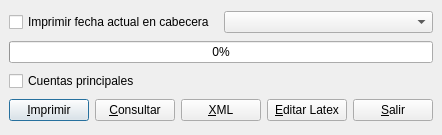
<?xml version="1.0" encoding="UTF-8"?>
<ui version="4.0">
 <author>José Manuel Díez Botella</author>
 <class>diarioresumen</class>
 <widget class="QDialog" name="diarioresumen">
  <property name="geometry">
   <rect>
    <x>0</x>
    <y>0</y>
    <width>436</width>
    <height>135</height>
   </rect>
  </property>
  <property name="windowTitle">
   <string>Diario resumen</string>
  </property>
  <layout class="QVBoxLayout">
   <property name="spacing">
    <number>6</number>
   </property>
   <property name="margin">
    <number>9</number>
   </property>
   <item>
    <layout class="QHBoxLayout">
     <property name="spacing">
      <number>6</number>
     </property>
     <property name="margin">
      <number>0</number>
     </property>
     <item>
      <widget class="QCheckBox" name="fechacheckBox">
       <property name="text">
        <string>Imprimir fecha actual en cabecera</string>
       </property>
      </widget>
     </item>
     <item>
      <widget class="QComboBox" name="ejerciciocomboBox"/>
     </item>
    </layout>
   </item>
   <item>
    <widget class="QProgressBar" name="progressBar">
     <property name="value">
      <number>0</number>
     </property>
     <property name="orientation">
      <enum>Qt::Horizontal</enum>
     </property>
    </widget>
   </item>
   <item>
    <widget class="QCheckBox" name="principalescheckBox">
     <property name="text">
      <string>Cuentas principales</string>
     </property>
    </widget>
   </item>
   <item>
    <layout class="QHBoxLayout">
     <property name="spacing">
      <number>6</number>
     </property>
     <property name="margin">
      <number>0</number>
     </property>
     <item>
      <spacer>
       <property name="orientation">
        <enum>Qt::Horizontal</enum>
       </property>
       <property name="sizeType">
        <enum>QSizePolicy::Expanding</enum>
       </property>
       <property name="sizeHint" stdset="0">
        <size>
         <width>101</width>
         <height>20</height>
        </size>
       </property>
      </spacer>
     </item>
     <item>
      <widget class="QPushButton" name="imprimirpushButton">
       <property name="text">
        <string>&amp;Imprimir</string>
       </property>
       <property name="shortcut">
        <string>Alt+I</string>
       </property>
      </widget>
     </item>
     <item>
      <widget class="QPushButton" name="consultarpushButton">
       <property name="text">
        <string>&amp;Consultar</string>
       </property>
       <property name="shortcut">
        <string>Alt+C</string>
       </property>
      </widget>
     </item>
     <item>
      <widget class="QPushButton" name="XMLpushButton">
       <property name="text">
        <string>&amp;XML</string>
       </property>
      </widget>
     </item>
     <item>
      <widget class="QPushButton" name="latexpushButton">
       <property name="text">
        <string>&amp;Editar Latex</string>
       </property>
      </widget>
     </item>
     <item>
      <widget class="QPushButton" name="pushButton">
       <property name="text">
        <string>&amp;Salir</string>
       </property>
       <property name="shortcut">
        <string>Alt+S</string>
       </property>
      </widget>
     </item>
    </layout>
   </item>
  </layout>
 </widget>
 <layoutdefault spacing="6" margin="11"/>
 <tabstops>
  <tabstop>fechacheckBox</tabstop>
  <tabstop>ejerciciocomboBox</tabstop>
  <tabstop>principalescheckBox</tabstop>
  <tabstop>imprimirpushButton</tabstop>
  <tabstop>consultarpushButton</tabstop>
  <tabstop>XMLpushButton</tabstop>
  <tabstop>latexpushButton</tabstop>
  <tabstop>pushButton</tabstop>
 </tabstops>
 <resources/>
 <connections>
  <connection>
   <sender>pushButton</sender>
   <signal>clicked()</signal>
   <receiver>diarioresumen</receiver>
   <slot>accept()</slot>
   <hints>
    <hint type="sourcelabel">
     <x>20</x>
     <y>20</y>
    </hint>
    <hint type="destinationlabel">
     <x>20</x>
     <y>20</y>
    </hint>
   </hints>
  </connection>
 </connections>
</ui>
